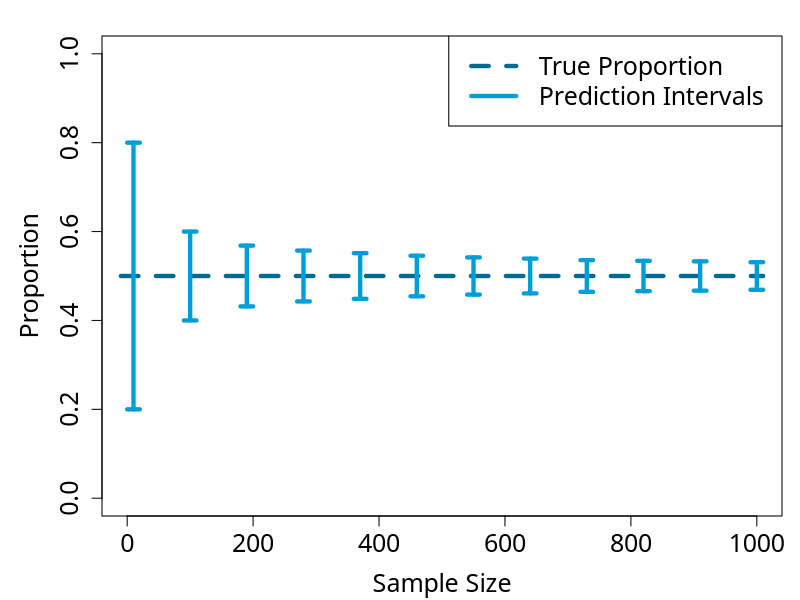
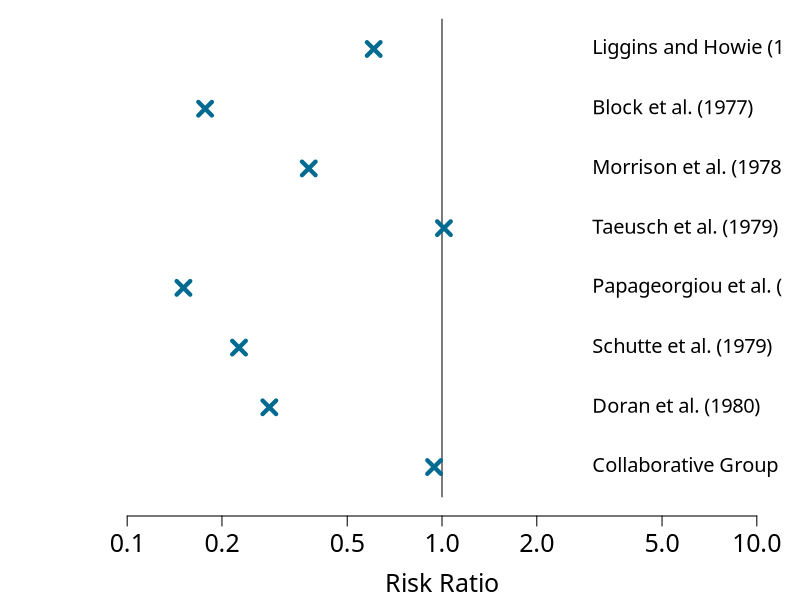
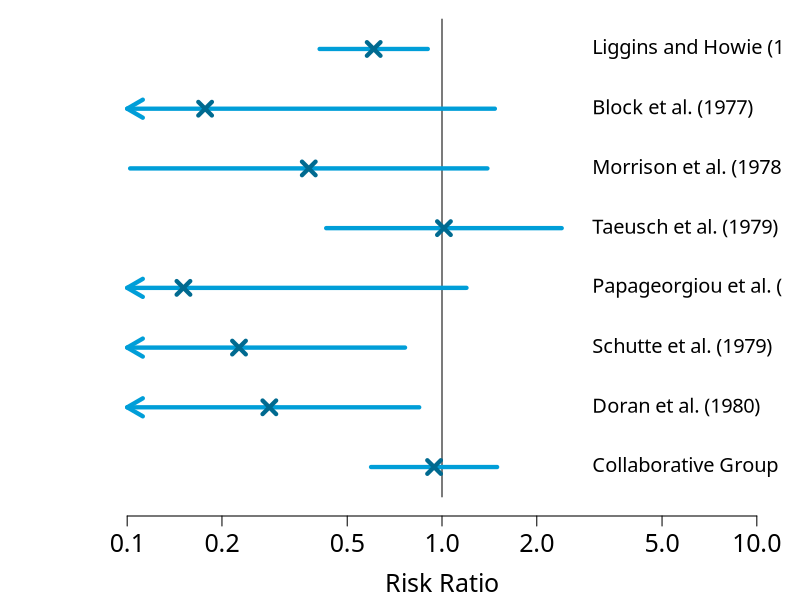
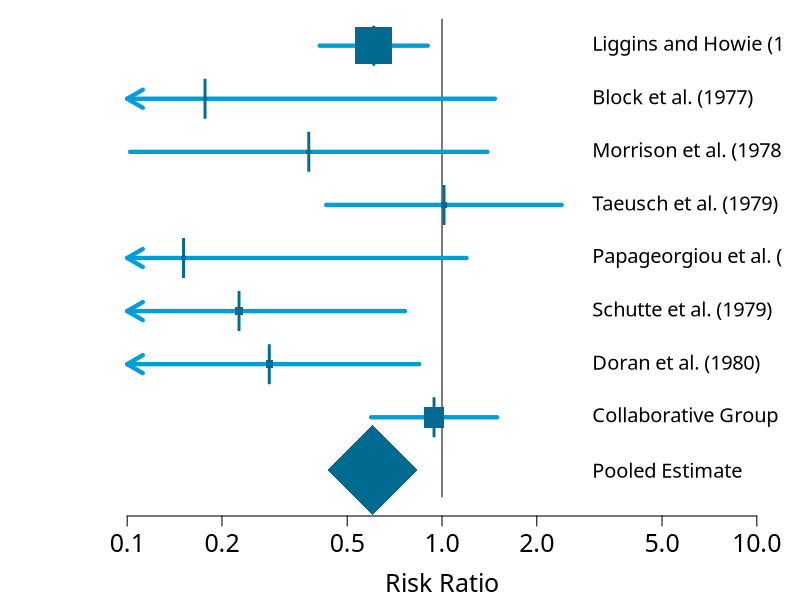

Generate these figures, in order, with R:
## ---- chunk 1
#| code-fold: true
#| code-summary: "Plotting Binomial Prediction Intervals in R"
#| label: binomial-prediction-intervals
true_p <- 0.5
samp_sizes <-  seq(10, 1000, by=90) # creating a vector of twelve equally spaced sample sizes from 10 to 1000
alpha <- 0.05
lower_95s <- qbinom(alpha/2,
                   samp_sizes,
                   true_p)/samp_sizes
upper_95s <- qbinom(1-alpha/2,
                   samp_sizes,
                   true_p)/samp_sizes
par(mar=c(bottom=4.2, left=5.1, top=1.8, right=0.9), family="Roboto Slab") # setting the plot options
plot(c(-10, 1010), c(true_p, true_p), 
     xlab = "Sample Size", ylab = "Proportion", 
     xlim=c(0,1000), ylim=c(0,1),
     type="l", lty=2, 
     lwd=4.2, col="#006a90",
     cex.lab=1.5, cex.axis=1.5)
for (i in 1:length(samp_sizes)) {
  samp_size <- samp_sizes[i]
  upper <- upper_95s[i]
  lower <- lower_95s[i]
  segments(x0=samp_size-10, y0=lower, 
           x1=samp_size+10, y1=lower,
           lwd=4.2, col="#009ed8")
  segments(x0=samp_size-10, y0=upper, 
           x1=samp_size+10, y1=upper,
           lwd=4.2, col="#009ed8")
  segments(x0=samp_size, y0=upper, 
           x1=samp_size, y1=lower,
           lwd=4.2, col="#009ed8")
}
legend("topright", # adding a key 
       legend=c("True Proportion ", "Prediction Intervals "), lty=c(2,1),
       col=c("#006a90","#009ed8"), lwd=4.2, cex=1.5)
## ---- chunk 2
#| code-fold: true
#| code-summary: "Inputting the Results of the Eight RCTs into a Data Frame in R"
#| label: inputting-rcts-data
steroid_trials <- data.frame(
  control_group_size = c(538, 61, 59, 71, 75, 58, 63, 372), 
  control_group_deaths = c(60, 5, 7, 10, 7, 12, 11, 34), 
  treatment_group_size = c(532, 69, 67, 56, 71, 64, 81, 371), 
  treatment_group_deaths = c(36, 1, 3, 8, 1, 3, 4, 32))

trial_names <- c("Liggins and Howie (1972)",
                 "Block et al. (1977)",
                 "Morrison et al. (1978)",
                 "Taeusch et al. (1979)",
                 "Papageorgiou et al. (1979)",
                 "Schutte et al. (1979)",
                 "Doran et al. (1980)",               
                 "Collaborative Group (1981)")

rownames(steroid_trials) <- trial_names
steroid_trials$total_trial_size <- with(steroid_trials, control_group_size + treatment_group_size)
num_trials <- nrow(steroid_trials)
## ---- chunk 3
#| code-fold: true
#| code-summary: "Calculating and Plotting the Risk Ratios in R"
#| label: risk-ratios
steroid_trials$risk_ratio <- with(steroid_trials, 
                                  (treatment_group_deaths/treatment_group_size) 
                                  / (control_group_deaths/control_group_size))

empty_results_plot <- function (xax, yax) { # creating a function we can call again to set up an empty plot
                                            # on which to display the results of the different trials
  plot(1, type="n", log = "x", 
     cex.lab=1.5, cex.axis=1.5,
     xlim=xax, xlab="Risk Ratio", 
     ylim=yax, ylab=" ", frame.plot = FALSE, yaxt="n")
  yline <- yax + c(-0.5, 0.5)
  segments(1, yax[1], 1, yax[2])
  for (i in 1:num_trials) {
    y_coord <- num_trials+1-i
    text(3, y_coord, adj=0, trial_names[i], cex=1.2)
  }
}

par(mar=c(bottom=4.2, left=5.1, top=0, right=0.9), family="Roboto Slab") # setting the plot options
empty_results_plot(xax=c(0.1, 10), yax=c(0.5, 8.5))
points(steroid_trials$risk_ratio, 8:1, 
       pch=4, col="#006a90", cex=1.8, lwd=4.2)
## ---- chunk 4
#| code-fold: true
#| code-summary: "Estimating and Plotting the Confidence Intervals in R"
#| label: confidence-intervals
confidence_intervals <- data.frame(
  lower = rep(NA, times=num_trials),
  upper = rep(NA, times=num_trials)
)
alpha <- 0.05
z_val <- qnorm(1-alpha/2)
confidence_intervals$lower <- with(steroid_trials, 
                                   exp(
                                     log(risk_ratio) 
                                     - z_val * sqrt(1/treatment_group_deaths - 1/treatment_group_size 
                                                    + 1/control_group_deaths - 1/control_group_size)
                                   ))
confidence_intervals$upper <- with(steroid_trials, 
                                   exp(
                                     log(risk_ratio) 
                                     + z_val * sqrt(1/treatment_group_deaths - 1/treatment_group_size 
                                                    + 1/control_group_deaths - 1/control_group_size)
                                   ))

par(mar=c(bottom=4.2, left=5.1, top=0, right=0.9), family="Roboto Slab")
empty_results_plot(xax=c(0.1, 10), yax=c(0.5, 8.5))

plot_CIs <- function(CIs_df) {
  num_CIs <- nrow(CIs_df)
  for (i in 1:num_CIs){
    y_coord <- num_CIs+1-i
    lower <- CIs_df$lower[i]
    upper <- CIs_df$upper[i]
    if (lower < 0.1) {
      arrows(x0=0.1, y0=y_coord, 
             x1=upper, y1=y_coord, 
             code=1, length=0.18,
             lwd=4.2, col="#009ed8")      
    } else {
      segments(x0=lower, y0=y_coord, 
               x1=upper, y1=y_coord,
               lwd=4.2, col="#009ed8")
    }
  }
}

plot_CIs(confidence_intervals)
points(steroid_trials$risk_ratio, 8:1, 
       pch=4, col="#006a90", cex=1.8, lwd=4.2)
## ---- chunk 5
#| code-fold: true
#| code-summary: "Calculating a Mantel-Haenszel Pooled Estimate and Confidence Interval for the First Eight Antenatal Steroid RCTs in R"
#| label: mante-haenszel
weights <- with(steroid_trials, treatment_group_size * control_group_deaths / total_trial_size)
steroid_trials$normalised_weight <- weights / sum(weights) 
pooled_rr_estimate <- sum(steroid_trials$risk_ratio * steroid_trials$normalised_weight)

n_1 <- steroid_trials$treatment_group_size
n_2 <- steroid_trials$control_group_size
a <- steroid_trials$treatment_group_deaths
c <- steroid_trials$control_group_deaths
N <- steroid_trials$total_trial_size
P <- sum((n_1*n_2*(a+c)-a*c*N)/N^2) 
R <- sum(a*n_2/N)
S <- sum(c*n_1/N)
log_SE <- sqrt(P/(R*S))

alpha <- 0.05
z_val <- qnorm(1-alpha/2)
log_CI_lower <- log(pooled_rr_estimate) - z_val * log_SE
log_CI_upper <- log(pooled_rr_estimate) + z_val * log_SE
CI <- exp(c(log_CI_lower, log_CI_upper))
cat("M-H Risk Ratio Estimate: ", pooled_rr_estimate,
    ",\n95% Confidence Interval: (", exp(log_CI_lower), ", ", exp(log_CI_upper), ")", sep = "")
## ---- chunk 6
#| code-fold: true
#| code-summary: "Creating the Final Forest Plot in R"
#| label: forest-plot
par(mar=c(bottom=4.2, left=5.1, top=0, right=0.9), family="Roboto Slab")
empty_results_plot(xax=c(0.1, 10), yax=c(-0.5, 8.5))
text(3, 0, adj=0, "Pooled Estimate", cex=1.2)

plot_CIs(confidence_intervals)
segments(x0=CI[1], y0=0, 
         x1=CI[2], y1=0,
         lwd=4.2, col="#009ed8")

sizes <- steroid_trials$normalised_weight*12 
points(steroid_trials$risk_ratio, 8:1, 
       pch=15, col="#006a90", cex=sizes, lwd=4.2)
points(steroid_trials$risk_ratio, 8:1, 
       pch="|", col="#006a90", cex=2.4)
points(pooled_rr_estimate, 0, pch=18, col="#006a90", cex=12)
